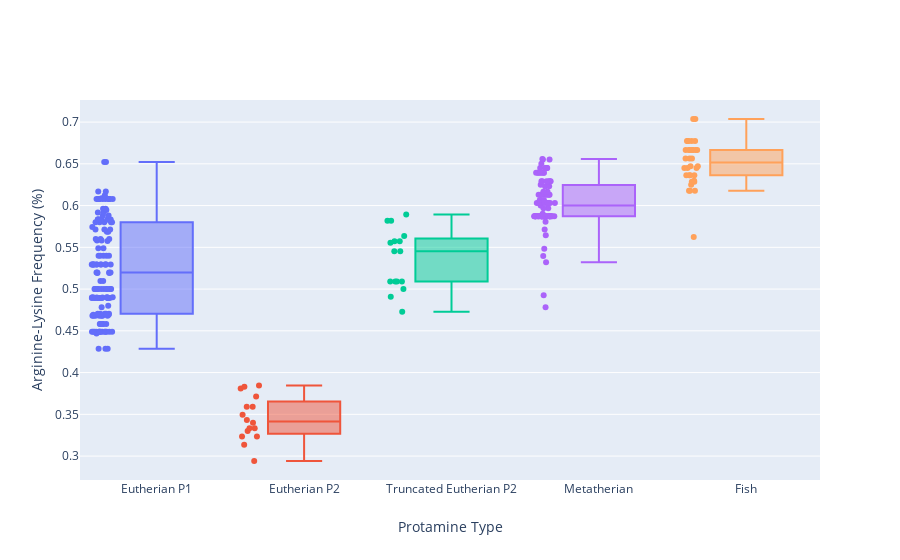

Notebook code cell kept with this figure:
### Code cell
#
#   Figure 5. Arginine-Lysine Residues
#
#   Box plots of the arginine frequency for eutherian protamine P1, truncated eutherian P2, metatherian P1, and
#   fish protamines. Individual arginine-lysine frequencies are plotted next to the associated box plot.
#
#   Note: Plotly uses 1.5 IQR to determine lower (https://help.plot.ly/what-is-a-box-plot/)

ep1_RK_freqs = [analysis.frequency(pro, ['R', 'K']) for pro in ep1_align.protein_list]
ep2_RK_freqs = [analysis.frequency(pro, ['R', 'K']) for pro in ep2_align.protein_list]
ep2T_RK_freqs = analysis.region_frequencies(ep2_align, ['R', 'K'], 48)
mp1_RK_freqs = [analysis.frequency(pro, ['R', 'K']) for pro in mp1_align.protein_list]
fish_RK_freqs = [analysis.frequency(pro, ['R', 'K']) for pro in fish_align.protein_list]

data = [
    go.Box(y=ep1_RK_freqs, name='Eutherian P1', boxpoints='all'),
    go.Box(y=ep2_RK_freqs, name='Eutherian P2', boxpoints='all'),
    go.Box(y=ep2T_RK_freqs, name='Truncated Eutherian P2', boxpoints='all'),
    go.Box(y=mp1_RK_freqs, name='Metatherian', boxpoints='all'),
    go.Box(y=fish_RK_freqs, name='Fish', boxpoints='all'),
]
charge_freq_layout = go.Layout(xaxis=dict(title='Protamine Type'),
                               yaxis=dict(title='Arginine-Lysine Frequency (%)'),
                               showlegend=False)
fig = go.Figure(data=data, layout=charge_freq_layout)
fig.show()

### Figure 1 — Plotly figure (JSON) as saved in the notebook; plotly's stock layout.template omitted (floating-point values rounded to 4 significant figures; data arrays with more than 128 entries replaced by an {"elided": "..."} marker saying what was removed)
{"data": [{"boxpoints": "all", "name": "Eutherian P1", "type": "box", "y": {"elided": "145 float values"}}, {"boxpoints": "all", "name": "Eutherian P2", "type": "box", "y": [0.3846, 0.3398, 0.3333, 0.3333, 0.3592, 0.3832, 0.3235, 0.3235, 0.2941, 0.381, 0.3714, 0.3495, 0.33, 0.3137, 0.3592, 0.3431]}, {"boxpoints": "all", "name": "Truncated Eutherian P2", "type": "box", "y": [0.5893, 0.5455, 0.5091, 0.5091, 0.5818, 0.5556, 0.5091, 0.5091, 0.4727, 0.5574, 0.5574, 0.5636, 0.5, 0.4909, 0.5818, 0.5455]}, {"boxpoints": "all", "name": "Metatherian", "type": "box", "y": [0.6393, 0.6032, 0.6129, 0.5968, 0.629, 0.625, 0.6129, 0.6393, 0.6393, 0.6167, 0.5873, 0.6552, 0.5806, 0.629, 0.6129, 0.5873, 0.5873, 0.5902, 0.6393, 0.5873, 0.6032, 0.65, 0.5873, 0.5968, 0.5873, 0.5873, 0.5484, 0.5645, 0.6129, 0.629, 0.6129, 0.6452, 0.6, 0.6452, 0.623, 0.5873, 0.5873, 0.5873, 0.5873, 0.5873, 0.5873, 0.5873, 0.5873, 0.6032, 0.4783, 0.5873, 0.629, 0.5873, 0.6129, 0.5873, 0.5873, 0.5873, 0.629, 0.6066, 0.6032, 0.6452, 0.6452, 0.5873, 0.6032, 0.629, 0.6129, 0.5873, 0.6129, 0.6393, 0.6552, 0.6406, 0.4925, 0.6393, 0.6452, 0.5873, 0.5873, 0.5873, 0.6557, 0.6032, 0.6032, 0.5873, 0.5873, 0.6066, 0.5873, 0.5873, 0.6167, 0.5873, 0.5873, 0.5873, 0.5323, 0.5873, 0.5397, 0.6232, 0.6032, 0.6032, 0.6393, 0.5873, 0.5714, 0.5873, 0.5873]}, {"boxpoints": "all", "name": "Fish", "type": "box", "y": [0.6364, 0.6667, 0.6667, 0.6774, 0.6774, 0.625, 0.6364, 0.6562, 0.6562, 0.6774, 0.6364, 0.6667, 0.6667, 0.6176, 0.6471, 0.6774, 0.6471, 0.6176, 0.5625, 0.6176, 0.6286, 0.6364, 0.6667, 0.6562, 0.6286, 0.6296, 0.7037, 0.7037, 0.6452, 0.6667, 0.6452, 0.6452, 0.6667, 0.6774]}], "layout": {"showlegend": false, "xaxis": {"title": {"text": "Protamine Type"}}, "yaxis": {"title": {"text": "Arginine-Lysine Frequency (%)"}}}}
